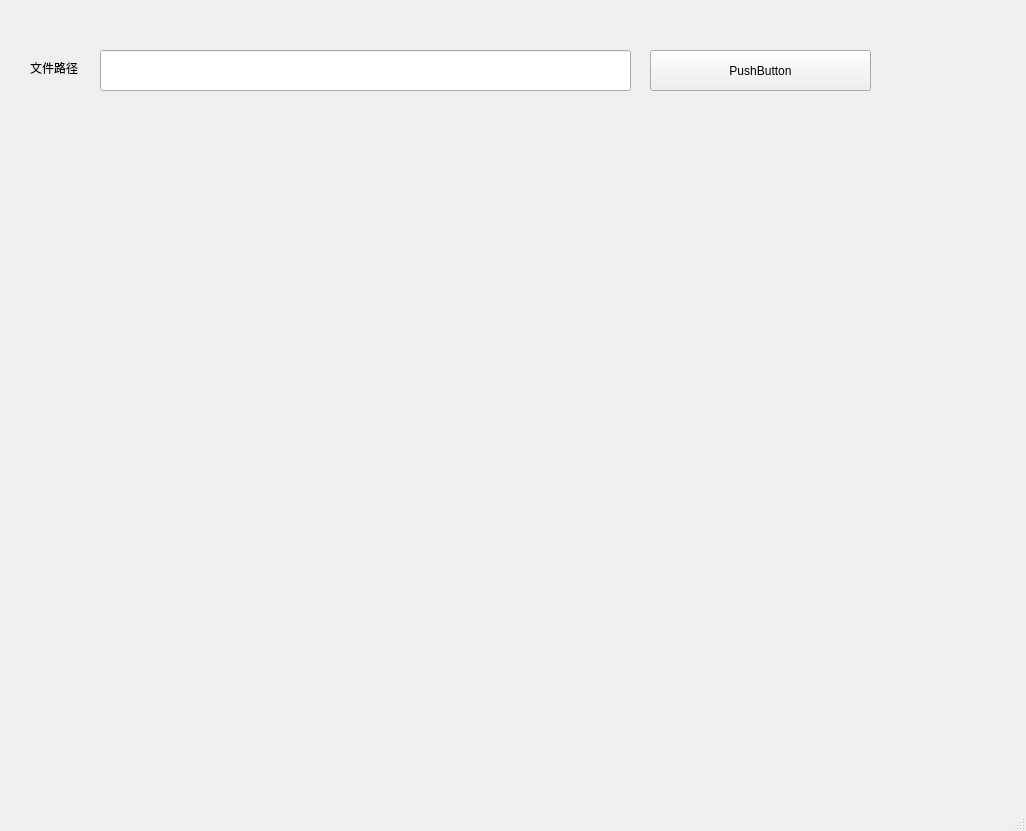
<?xml version="1.0" encoding="UTF-8"?>
<ui version="4.0">
 <class>MainWindow</class>
 <widget class="QMainWindow" name="MainWindow">
  <property name="geometry">
   <rect>
    <x>0</x>
    <y>0</y>
    <width>1026</width>
    <height>831</height>
   </rect>
  </property>
  <property name="windowTitle">
   <string>MainWindow</string>
  </property>
  <widget class="QWidget" name="centralwidget">
   <widget class="QLabel" name="label">
    <property name="geometry">
     <rect>
      <x>30</x>
      <y>60</y>
      <width>72</width>
      <height>15</height>
     </rect>
    </property>
    <property name="text">
     <string>文件路径</string>
    </property>
   </widget>
   <widget class="QLabel" name="label_2">
    <property name="geometry">
     <rect>
      <x>50</x>
      <y>120</y>
      <width>851</width>
      <height>621</height>
     </rect>
    </property>
    <property name="text">
     <string/>
    </property>
   </widget>
   <widget class="QLineEdit" name="lineEdit">
    <property name="geometry">
     <rect>
      <x>100</x>
      <y>50</y>
      <width>531</width>
      <height>41</height>
     </rect>
    </property>
   </widget>
   <widget class="QPushButton" name="pushButton">
    <property name="geometry">
     <rect>
      <x>650</x>
      <y>50</y>
      <width>221</width>
      <height>41</height>
     </rect>
    </property>
    <property name="text">
     <string>PushButton</string>
    </property>
   </widget>
  </widget>
  <widget class="QMenuBar" name="menubar">
   <property name="geometry">
    <rect>
     <x>0</x>
     <y>0</y>
     <width>1026</width>
     <height>26</height>
    </rect>
   </property>
  </widget>
  <widget class="QStatusBar" name="statusbar"/>
 </widget>
 <resources/>
 <connections/>
</ui>
